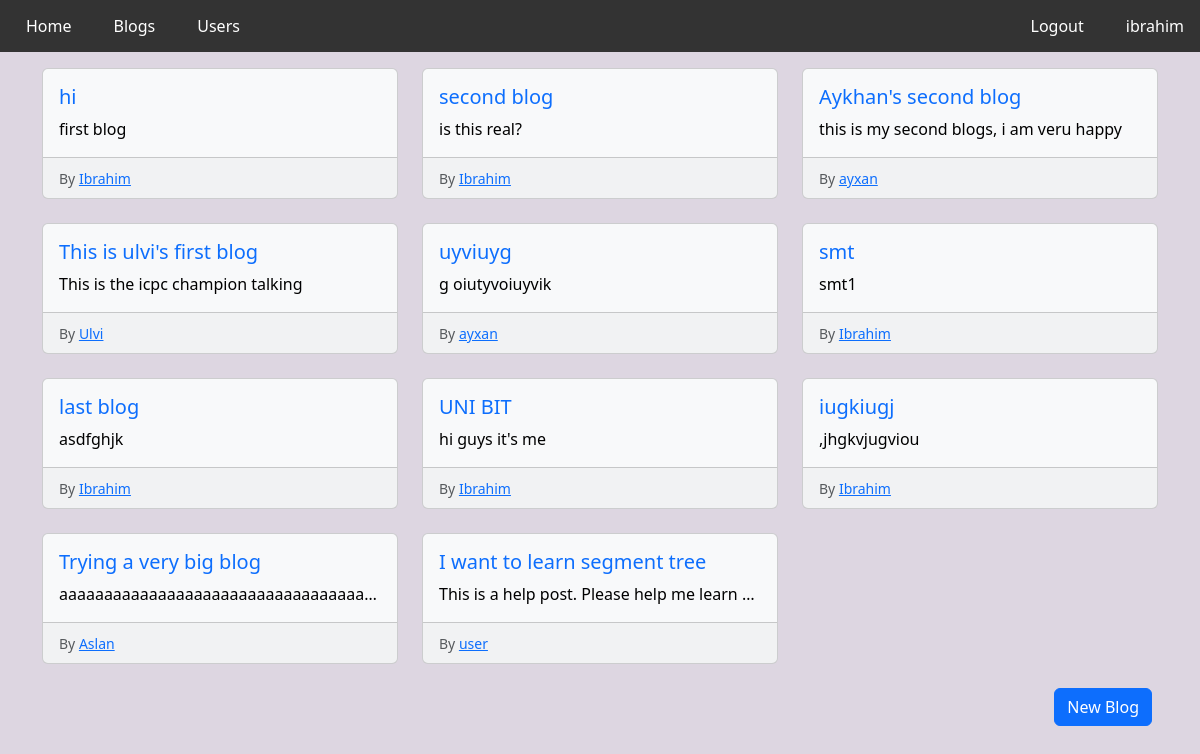
Page /bilqram/blogs (signed in) on the committed database.
### Bilqram/models.py (models this page shows, shortened)
class Content(models.Model):
    title = models.CharField(max_length=100)
    content = models.TextField()
    author = models.ForeignKey(User, on_delete=models.CASCADE)
    pub_date = models.DateTimeField()
    editable = models.BooleanField(default=False)

class Blog(Content):
    pass

class Content(models.Model):
    title = models.CharField(max_length=100)
    content = models.TextField()
    author = models.ForeignKey(User, on_delete=models.CASCADE)
    pub_date = models.DateTimeField()
    editable = models.BooleanField(default=False)

class User(models.Model):
    username = models.CharField(max_length=20)
    password = models.CharField(max_length=30)
    email = models.EmailField()
    name = models.CharField(max_length=15)
    surname = models.CharField(max_length=15)
    profile_pic = models.ImageField(upload_to='Bilqram/Images/Profile_Pictures')
    contributionScore = models.IntegerField(default=0)

### Bilqram/views.py (the view)
# urls.py: path('blogs', views.blogs, name='blogs'),
def blogs(request):
    blog_list = Blog.objects.all()
    context = {
        'blogs': blog_list
    }
    return render(request, 'Bilqram/blogs.html', context)

### Bilqram/templates/Bilqram/blogs.html (shortened to what this page needs)
{% extends 'Bilqram/base.html' %}
{% block content %}
<div class="container mt-3">
  <div class="row row-cols-1 row-cols-md-3 g-4">
    {% if blogs %}
        {% for blog in blogs %}
            <div class="col">
                <div class="card h-100 text-bg-light">
                    <div class="card-body">
                        <h5 class="card-title"><a href="{% url 'Bilqram:blog' blog.id %}" class="link-primary link-underline link-underline-opacity-0 link-underline-opacity-25-hover">{{ blog.title }}</a></h5>
                        <p class="card-text text-truncate">{{ blog.content }}</p>
                    </div>
                    <div class="card-footer">
                        <small class="text-muted">By <a href="{% url "Bilqram:user" blog.author.username %}">{{ blog.author.name }}</a></small>
                    </div>
                </div>
            </div>
        {% endfor %}
    {% else %}
        <p>No blogs found.</p>
    {% endif %}
  </div>
</div>
<br>
<a href="{% url 'Bilqram:newBlog' %}" style="float: right" class="me-5"><button type="button" class="btn btn-primary">New Blog</button></a>
{% endblock %}

### Bilqram/templates/Bilqram/base.html (shortened to what this page needs)
<!DOCTYPE html>
<link href="https://cdn.jsdelivr.net/npm/bootstrap@5.3.3/dist/css/bootstrap.min.css" rel="stylesheet">
<html lang="en">
<head>
</head>
<body style="background-color:#ddd6e1;">
<div class="topnav">
    <ul>
        <li><a href="{% url 'Bilqram:home' %}">Home</a></li>
        <li><a href="{% url 'Bilqram:blogs' %}">Blogs</a></li>
        <li><a href="{% url 'Bilqram:users' %}">Users</a></li>
        {% if not user.is_authenticated %}
            <li class="rightNav"><a href="{% url 'Bilqram:login' %}">Login</a></li>
            <li class="rightNav"><a href="{% url 'Bilqram:register' %}">Register</a></li>
        {% else %}
            <li class="rightNav"><a href="{% url 'Bilqram:user' user.username %}">{{ user.username }}</a></li>
            <li class="rightNav"><a href="{% url 'Bilqram:logout' %}">Logout</a></li>
        {% endif %}
    </ul>
</div>
<div id="content">
{% block content %}
{% endblock %}
</div>
</body>
</html>

### Bilqram/templates/Bilqram/base.html (style rules this page uses)
.topnav ul { list-style-type: none; margin: 0; padding: 0; overflow: hidden; background-color: #333; }
.topnav li { float: left; margin-left: 10px; }
.topnav .rightNav { float: right; }
.topnav li a { display: block; color: white; text-align: center; padding: 14px 16px; text-decoration: none; }

### rows in the picture
Blog: title "hi", content "first blog", author.name "Ibrahim"
Blog: title "second blog", content "is this real?", author.name "Ibrahim"
Blog: title "Aykhan's second blog", content "this is my second blogs, i am veru happy", author.name "ayxan"
Blog: title "This is ulvi's first blog", content "This is the icpc champion talking", author.name "Ulvi"
Blog: title "uyviuyg", content "g oiutyvoiuyvik", author.name "ayxan"
Blog: title "smt", content "smt1", author.name "Ibrahim"
Blog: title "last blog", content "asdfghjk", author.name "Ibrahim"
Blog: title "UNI BIT", content "hi guys it's me", author.name "Ibrahim"
Blog: title "iugkiugj", content ",jhgkvjugviou", author.name "Ibrahim"
Blog: title "Trying a very big blog", content "aaaaaaaaaaaaaaaaaaaaaaaaaaaaaaaaaa…", author.name "Aslan"
Blog: title "I want to learn segment tree", content "This is a help post. Please help me learn…", author.name "user"

### other values in the picture
{{ user.username }} "ibrahim"
